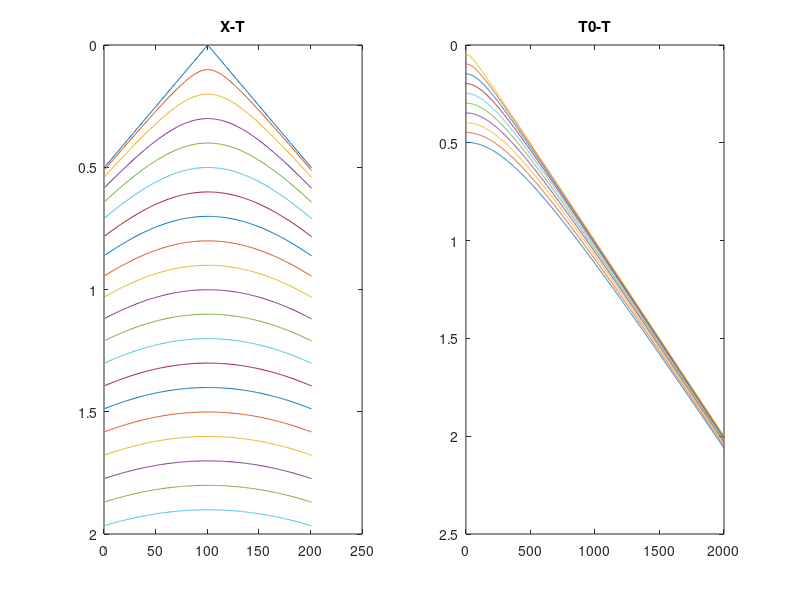
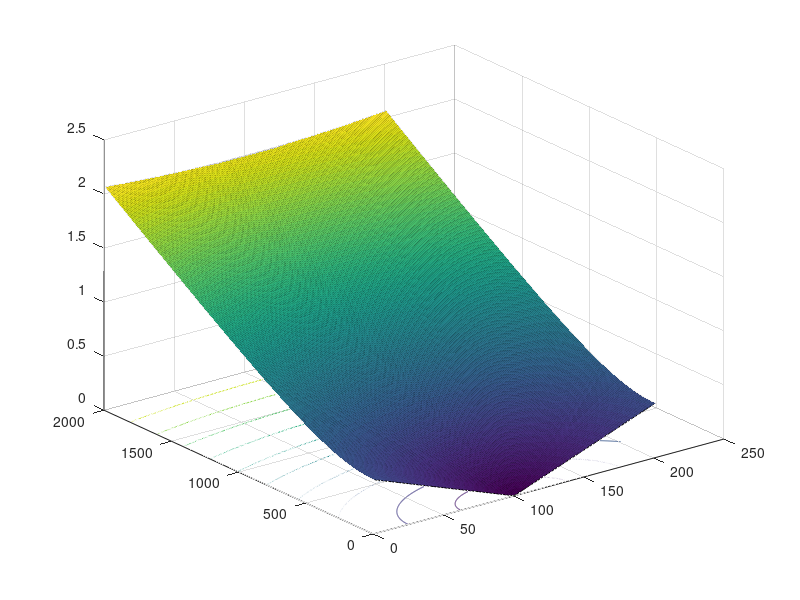

These charts were generated, in order, by the following MATLAB code:
clc,clear;
dt=0.001;
nx=201;
nt=2000;
dx=5;
v=2000;

for ix=1:nx
    for it=1:nt
        t0=it*dt;
        x=(ix-nx/2)*dx;
        t_xt(it,ix)=sqrt(t0^2+4*x^2/v/v);
    end
end

figure(1)
for it=1:100:nt
subplot(121),plot(1:nx,t_xt(it,:)),hold on,
end
ylim([0 nt*dt]),
title("X-T");
axis ij
for ix=1:10:100
subplot(122),plot(1:nt,t_xt(:,ix)),hold on
end
title("T0-T");
axis ij

figure(2)
surfc(t_xt)